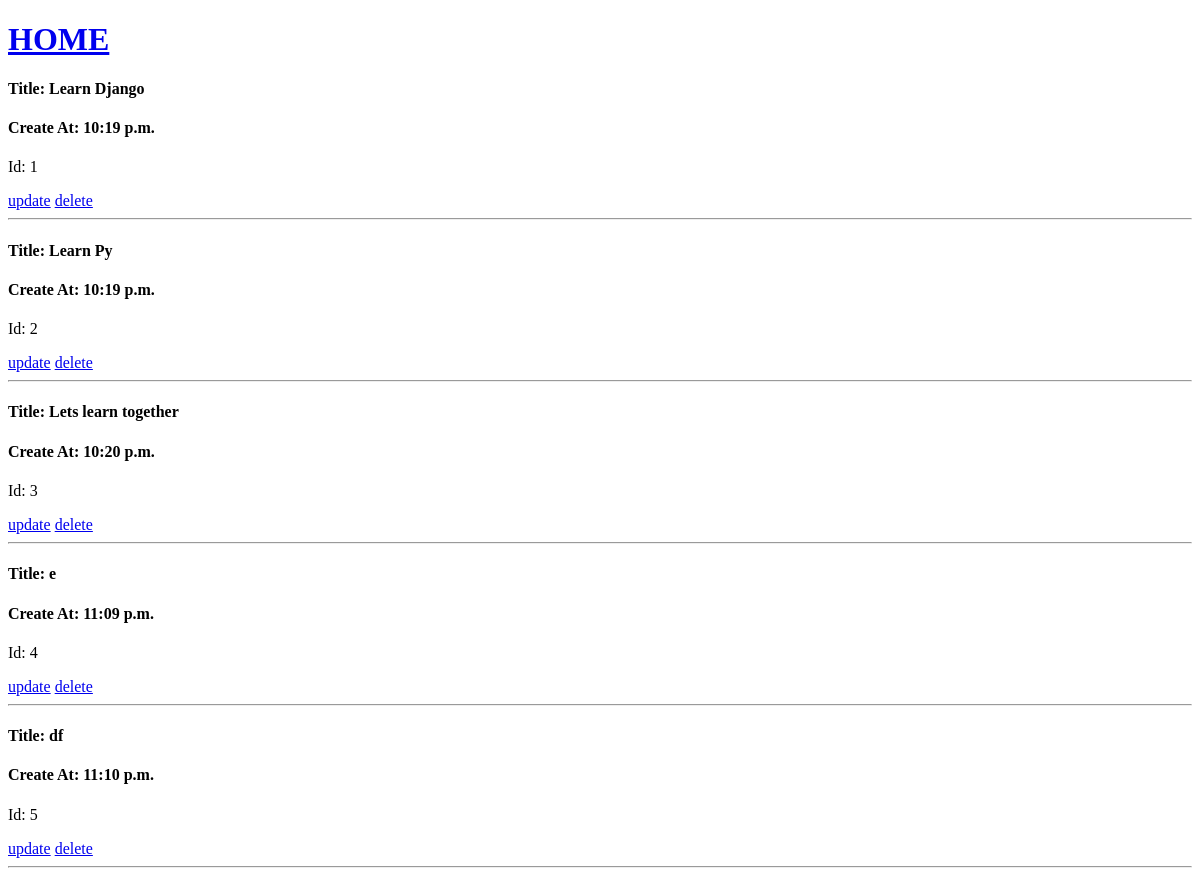
/blogs/list/, run on an earlier commit of the app's database.
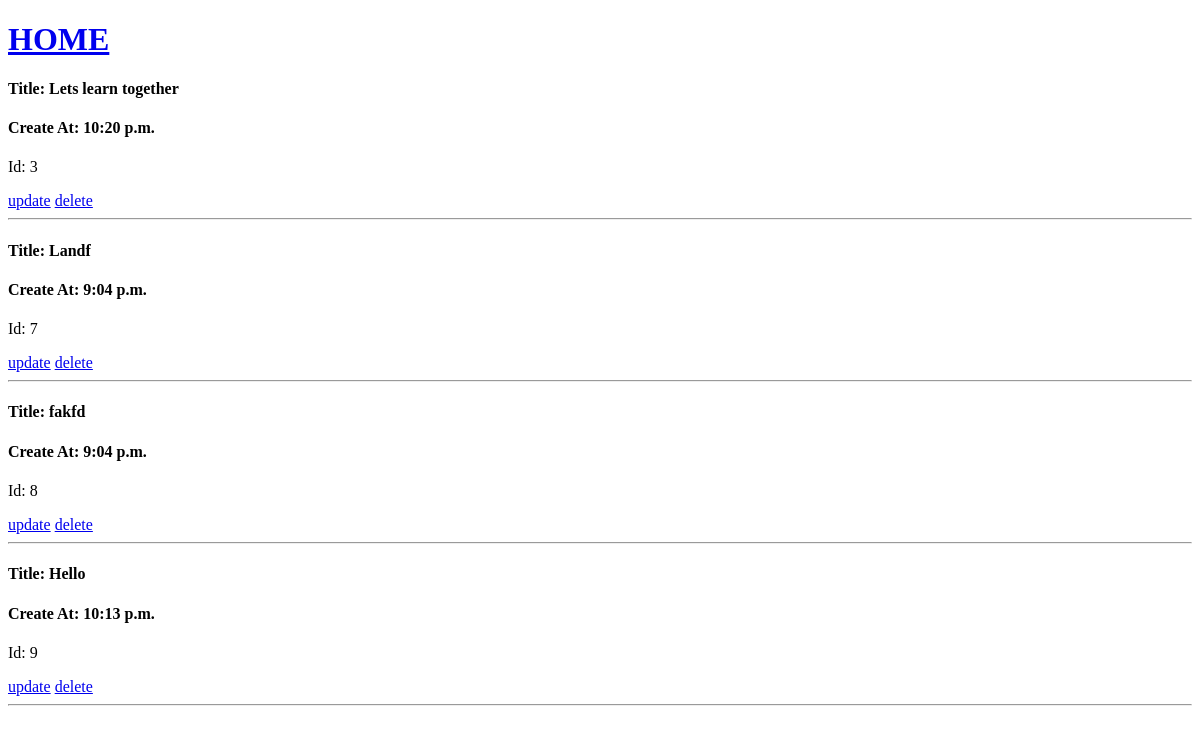
And on a later commit of the database.
### blog/models.py (models this page shows, shortened)
class Post(models.Model):
    title = models.CharField(max_length=50)
    content=models.TextField()
    created_at=models.TimeField(auto_now_add=True)
    updated_at=models.TimeField(auto_now=True)

### blog/views.py (the view)
# urls.py: path('blogs/list/',PostList.as_view(),name="PostList"),
class PostList(ListView):
    model = Post
    template_name = 'blog/index.html'
    context_object_name = 'posts'

### blog/templates/blog/index.html (shortened to what this page needs)
<!DOCTYPE html>
<html lang="en">
<head>
</head>
<body>
    <a href="/"><h1>HOME</h1></a>
    {% for x in posts %}
        <div>
            <h4>Title: {{x.title}}</h4>
            <h4>Create At: {{x.created_at}}</h4>
            <p>Id: {{x.id}}</p>
            <a href={% url 'PostUpdate' x.pk %}>update</a>
            <a href={% url 'PostDelete' x.pk %}>delete</a>
            <hr>
        </div>
    {% endfor %}
</body>
</html>

What changed in the data, as far as the page shows it:
removed Post: title "Learn Django", created_at "10:19 p.m.", id "1"
removed Post: title "Learn Py", created_at "10:19 p.m.", id "2"
removed Post: title "e", created_at "11:09 p.m.", id "4"
removed Post: title "df", created_at "11:10 p.m.", id "5"
added Post: title "Landf", created_at "9:04 p.m.", id "7"
added Post: title "fakfd", created_at "9:04 p.m.", id "8"
added Post: title "Hello", created_at "10:13 p.m.", id "9"
